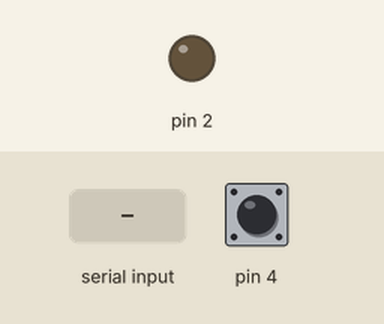
The sketch below on a simulated Arduino Uno, built with avr-gcc and run on an emulated ATmega328P. Shown: output pins drawn as LEDs (lit = HIGH). Inputs (shaded band) come from the test bench; at power-on: pin 4 HIGH.

Above: at 1.2 s.
1.3 s: "1" received over Serial
At 2.5 s:
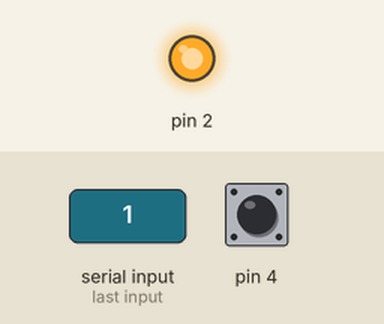
4.4 s: "0" received over Serial
At 4.8 s:
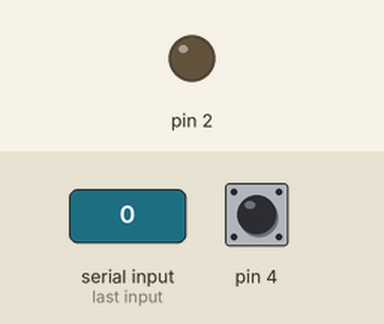
Timing chart, 0 to 7.4 s (numbered marks = the images above; inputs shaded):
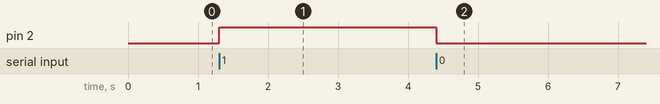

Measured:
- after the input at 1.3 s, pin 2: LOW → HIGH at once
- after the input at 4.4 s, pin 2: HIGH → LOW at once

The sketch:

PanicButton.ino
```cpp
char notification;
void setup()
{
  pinMode(2, OUTPUT);
  pinMode(4, INPUT_PULLUP);
  Serial.begin(9600);
}

void loop()
{
  if(digitalRead(4) == LOW)
  {
    delay(30);
    if(digitalRead(4) == LOW)
    {
    Serial.println("D");
    }
  }
  notification = Serial.read();
  if (notification=='1')
  {
    digitalWrite(2, HIGH);
  }
  else if (notification=='0')
  {
    digitalWrite(2, LOW);
  }
}
```
